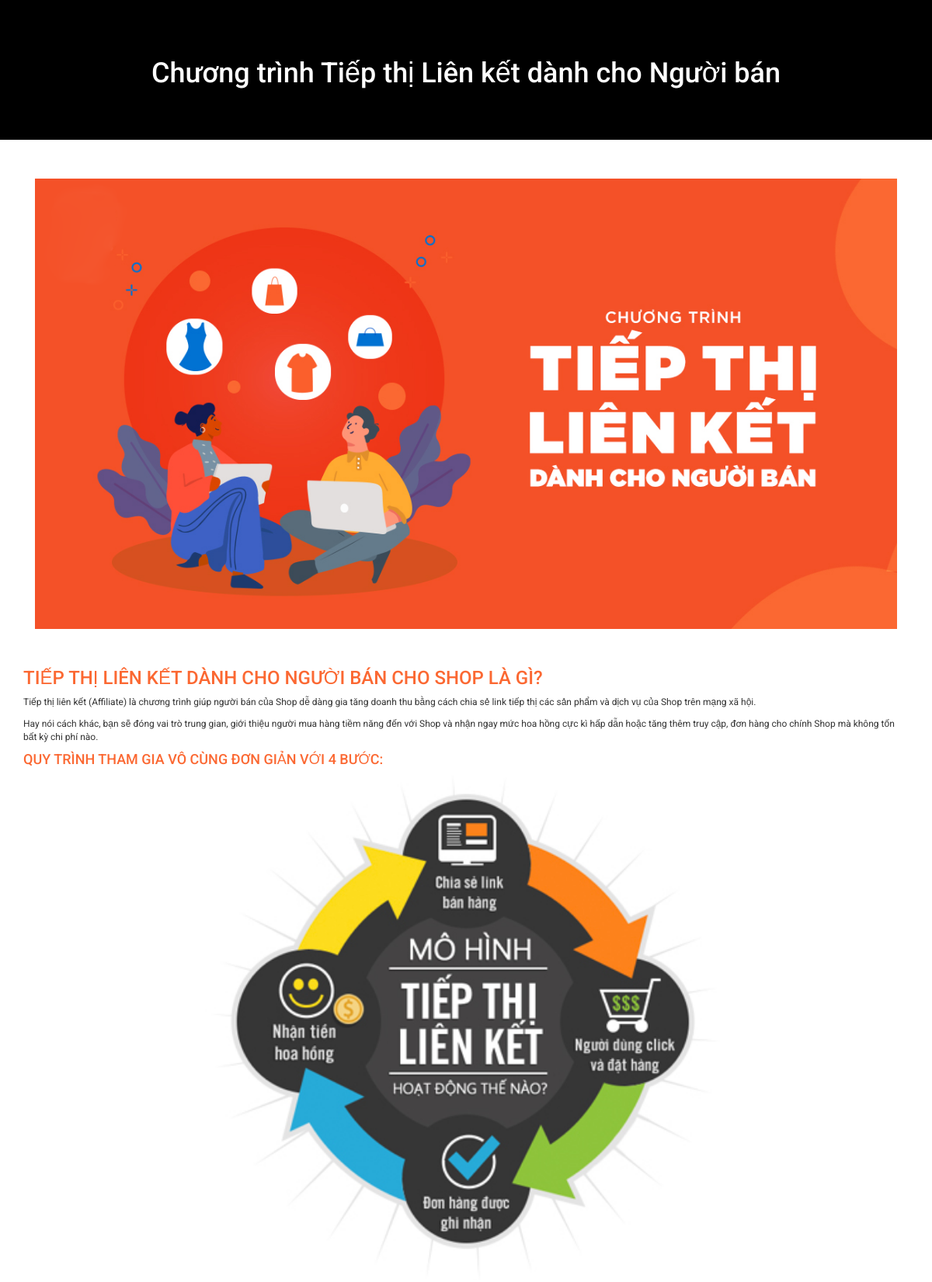
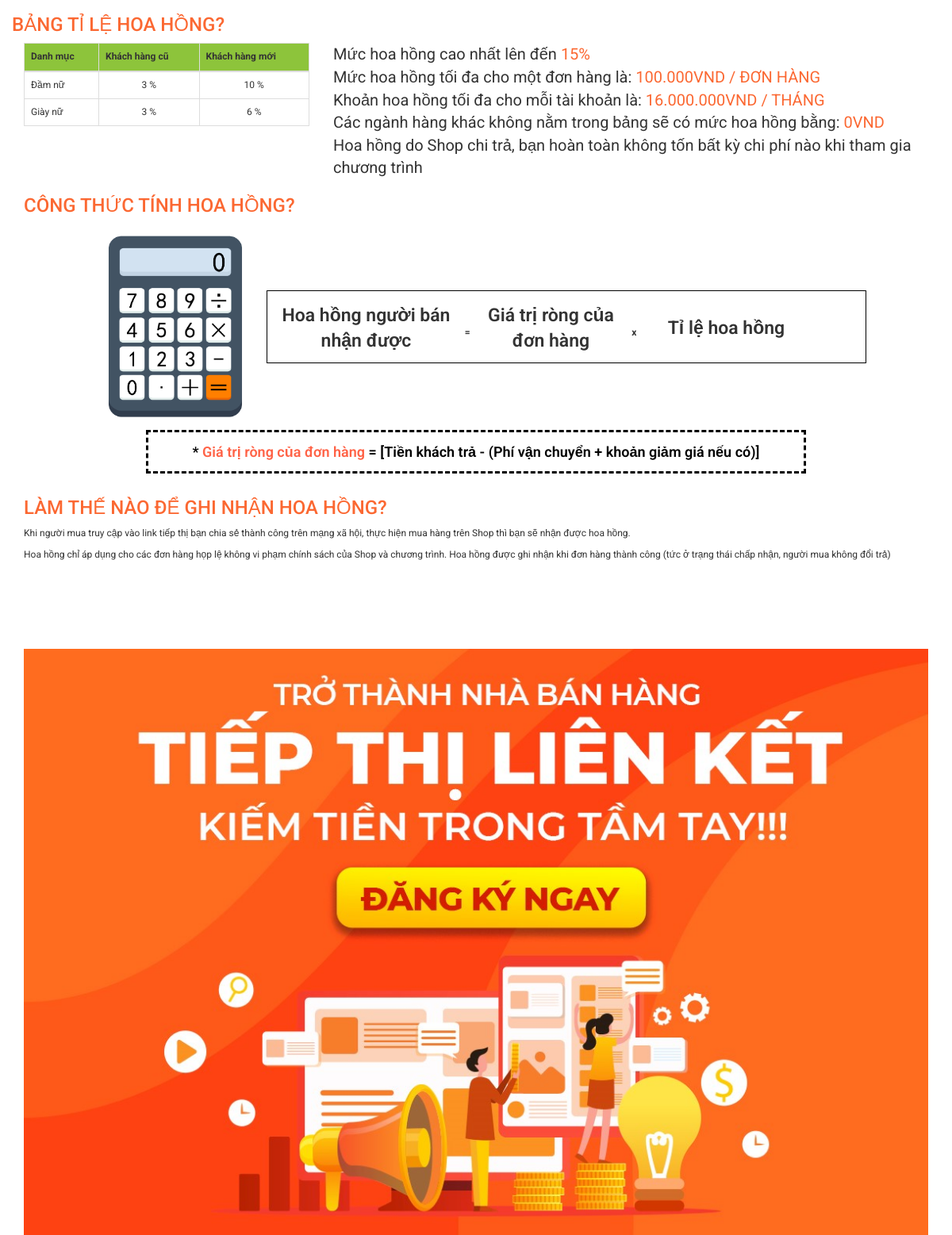
Page /index.php?page=affiliate&method=viewAffiliate on the committed database (2 pictures, top to bottom).
### tables this page shows
CREATE TABLE `tbl_ratio_rose` (
  `id` int(11) NOT NULL,
  `cate_pro_id` int(11) NOT NULL,
  `rose_old` float NOT NULL,
  `rose_new` float NOT NULL,
  `status` tinyint(2) NOT NULL DEFAULT 1,
  `created_at` datetime NOT NULL DEFAULT current_timestamp(),
  `updated_at` datetime NOT NULL DEFAULT current_timestamp()
);

CREATE TABLE `tbl_category_products` (
  `id` int(11) NOT NULL,
  `gender_product` tinyint(2) NOT NULL DEFAULT 0,
  `items` tinyint(2) NOT NULL,
  `name_cate` varchar(150) NOT NULL COMMENT 'tên danh mục',
  `status` tinyint(1) NOT NULL DEFAULT 1,
  `created_at` datetime NOT NULL DEFAULT current_timestamp()
);

### config/myconfig.php (called while the page is built, shortened)
<?php
	class Connect
	{
		private $dns = "mysql:host=localhost;dbname=website_docongso";
		private $user = "root";
		private $pass = "";
		function __construct()
		{
			try{
				$this->pdo = new PDO($this->dns, $this->user, $this->pass);
				$this->pdo->query("SET NAMES utf8");
			}catch(PDOException $e){
				echo $e->getMessage();
				exit();
			}
		}
	}
?>

### model/affiliateModel.php (called while the page is built, shortened)
<?php
    if(isset($useAjax)){
        include_once '../../config/myconfig.php';
    }else{
        include_once 'config/myconfig.php' ;
    }
    class affiliateModel extends Connect
    {
        function __construct()
        {
            parent::__construct();
        }
        protected function selectRatioRoseViews_m(){
            $sql = "SELECT tbl_category_products.name_cate, tbl_ratio_rose.rose_old, tbl_ratio_rose.rose_new FROM tbl_ratio_rose, tbl_category_products WHERE tbl_ratio_rose.cate_pro_id = tbl_category_products.id";
            $result = $this->pdo->prepare($sql);
            $result->execute();
            return $result->fetchAll(PDO::FETCH_ASSOC);
        }
    }
?>

### views/affiliate/affiliate.php (the view)
<div class="container-fluid">
    <div class="row" style="display: flex; align-items: center; height: 180px; background-color: #000;">
        <div class="col-md-12">
            <h1 style="text-align: center; color: #fff;">Chương trình Tiếp thị Liên kết dành cho Người bán</h1>
        </div>
    </div>
</div>
<div class="container">
    <div class="row" style="margin: 50px 0 30px 0;">
        <div class="col-md-12">
            <img src="assets/images/Banner-affiliate.png" alt="" width="100%">
        </div>
    </div>
    <div class="row">
        <div class="col-md-12">
            <h3 class="title-text">Tiếp thị liên kết dành cho người bán cho Shop là gì?</h3>
            <p>Tiếp thị liên kết (Affiliate) là chương trình giúp người bán của Shop dễ dàng gia tăng doanh thu bằng cách chia sẻ link tiếp thị các sản phẩm và dịch vụ của Shop trên mạng xã hội.</p>
            <p>Hay nói cách khác, bạn sẽ đóng vai trò trung gian, giới thiệu người mua hàng tiềm năng đến với Shop và nhận ngay mức hoa hồng cực kì hấp dẫn hoặc tăng thêm truy cập, đơn hàng cho chính Shop mà không tốn bất kỳ chi phí nào.</p>
            <h4 class="title-text">Quy trình tham gia vô cùng đơn giản với 4 bước:</h4>
            <img src="assets/images/affiliate.jpg" alt="" width="100%">
        </div>
    </div>
    <div class="row">
        <h3 class="title-text">bảng tỉ lệ hoa hồng?</h3>
        <div class="col-md-4">
            <div class="table-responsive">
                <table class="table table-bordered">
                    <thead style="background: #8DC43B;">
                        <tr>
                            <th>Danh mục</th>
                            <th>Khách hàng cũ</th>
                            <th>Khách hàng mới</th>
                        </tr>
                    </thead>
                    <tbody>
                    <?php foreach($selectRatioRose as $value){ ?>
                        <tr>
                            <td><?=$value['name_cate'];?></td>
                            <td style="text-align: center;"><?=$value['rose_old'];?> %</td>
                            <td style="text-align: center;"><?=$value['rose_new'];?> %</td>
                        </tr>
                        <?php } ?>
                    </tbody>
                </table>
            </div>
        </div>
        <div class="col-md-8">
            <ul style="font-size: 20px;">
                <li> Mức hoa hồng cao nhất lên đến <span class="title-text">15%</span></li>
                <li> Mức hoa hồng tối đa cho một đơn hàng là: <span class="title-text">100.000VND / đơn hàng</span></li>
                <li> Khoản hoa hồng tối đa cho mỗi tài khoản là: <span class="title-text">16.000.000VND / tháng</span></li>
                <li> Các ngành hàng khác không nằm trong bảng sẽ có mức hoa hồng bằng: <span class="title-text">0VND</span></li>
                <li> Hoa hồng do Shop chi trả, bạn hoàn toàn không tốn bất kỳ chi phí nào khi tham gia chương trình</li>
            </ul>
        </div>
    </div>
    <div class="row">
        <div class="col-md-12">
            <h3 class="title-text">Công thức tính hoa hồng?</h3>
            <div style="display: flex; justify-content: center; align-items: center;">
                <img src="assets/images/calculor.png" alt="" style="width: 20%">
                <div style="display: flex; align-items: center; font-weight: bold; border: 1px solid #000; padding-top: 15px;">
                    <p class="txt-cal" style="width: 33%;">Hoa hồng người bán nhận được</p>=
                    <p class="txt-cal" style="width: 27%;">Giá trị ròng của đơn hàng</p>x
                    <p class="txt-cal" style="width: 30%;">Tỉ lệ hoa hồng</p>
                </div>
            </div>
            <div style="display: flex; justify-content: center;">
                <p style="text-align: center; color: #000; font-weight: 600; font-size: 18px; border-style: dashed; width: 73%; padding: 12px 0;">* <span style="color: tomato;">Giá trị ròng của đơn hàng</span> = [Tiền khách trả - (Phí vận chuyển + khoản giảm giá nếu có)]</p>
            </div>
            <h3 class="title-text">Làm thế nào để ghi nhận hoa hồng?</h3>
            <p>Khi người mua truy cập vào link tiếp thị bạn chia sẻ thành công trên mạng xã hội, thực hiện mua hàng trên Shop thì bạn sẽ nhận được hoa hồng.</p>
            <p>Hoa hồng chỉ áp dụng cho các <span>đơn hàng họp lệ</span> không vi phạm chính sách của Shop và chương trình. Hoa hồng được ghi nhận khi <span>đơn hàng thành công</span> (tức ở trạng thái chấp nhận, người mua không đổi trả)</p>
            <div style="padding-top: 100px;">
                <a href="index.php?page=affiliate&method=directionalAffiliate"><img src="assets/images/ĐKy.jpg" alt="" width="100%"></a>
            </div>
        </div>
    </div>
</div>

### rows in the picture
tbl_ratio_rose: cate_pro.name_cate "Đầm nữ", rose_old "3", rose_new "10"
tbl_ratio_rose: cate_pro.name_cate "Giày nữ", rose_old "3", rose_new "6"
